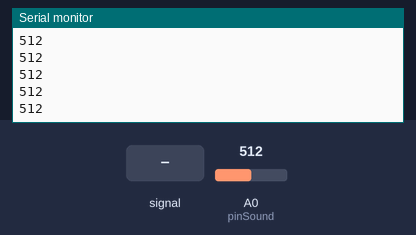
Simulated run of this sketch. Board: Arduino Uno, built with avr-gcc and run on an emulated ATmega328P. Parts: the last lines printed to the serial monitor. The inputs (shaded band) are chosen by the test bench; at power-on: A0 (pinSound) = 512.

Above: at 1.2 s.
1.3 s: A0 (pinSound) fed a 200 Hz sine of ±81 counts around its level
At 1.31 s:
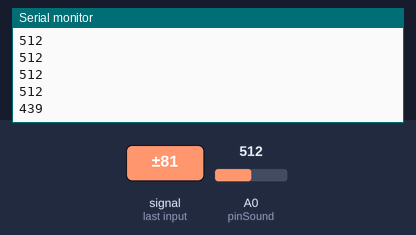
2.8 s: A0 (pinSound) set to 716
At 2.81 s:
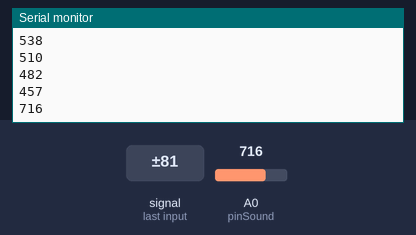
4.3 s: A0 (pinSound) fed a 1000 Hz sine of ±255 counts around its level
At 4.42 s:
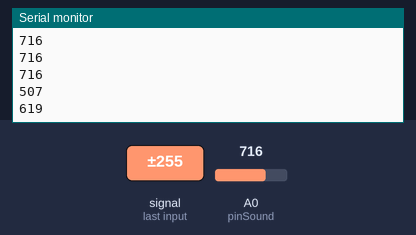
5.8 s: A0 (pinSound) set to 900
At 5.82 s:
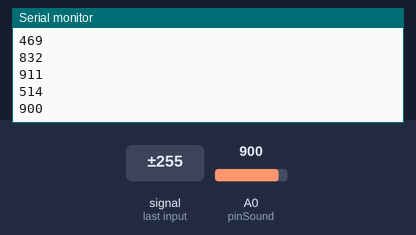
Timing chart, 0 to 8.3 s (numbered marks = the images above; inputs shaded):
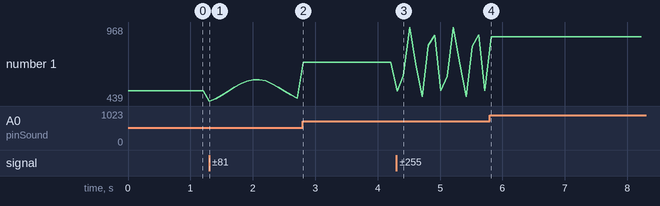

The sketch:

Grove_Sound_Sensor.ino
```cpp
// demo of Grove - Sound Sensor

const int pinSound = A0;


void setup()
{
    Serial.begin(9600);
}

void loop()
{
    int value = analogRead(pinSound);
    Serial.println(value);
    delay(100);
}
```

Measured:
- after the input at 1.3 s, the serial monitor: prints a new line at once (image 1)
- after the input at 2.8 s, the serial monitor: prints a new line at once (image 2)
- after the input at 4.3 s, the serial monitor: prints a new line after 0.11 s (image 3)
- after the input at 5.8 s, the serial monitor: prints a new line at once (image 4)
- plotted number 1: 512 → 457 after the input at 1.3 s, 457 → 716 after the input at 2.8 s, 716 → 514 after the input at 4.3 s, 514 → 900 after the input at 5.8 s
